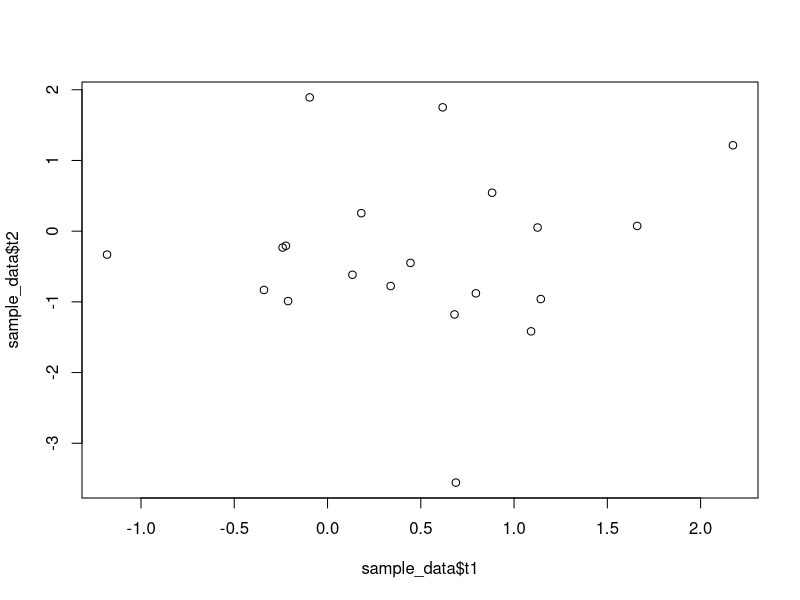

The R source for this figure:
## ---- chunk 1
#| code-fold: true
#| code-summary: "Show data generating function"

## Data generating function
## n: number of observations to simulate
## Returns a data frame with columns y, t1, t2 matching Equation (1)
generate_data <- function(n) {
  y  <- rbinom(n, size = 1, prob = 0.5)
  t1 <- rnorm(n, mean = y - 0.5, sd = 1)
  t2 <- rnorm(n, mean = 0, sd = 1)
  data.frame(y = y, t1 = t1, t2 = t2)
}

## Quick sanity check
set.seed(17)
sample_data <- generate_data(20)
#table(sample_data$y)
#head(sample_data)
plot(sample_data$t1, sample_data$t2)
## ---- chunk 2
#| code-fold: true
#| code-summary: "Show loss function"

## Equation 2 Q[y, r]
## y is the response, r is the predicted value
## Vectorized: y and r can be vectors of the same length,
## returning a vector of 0/1 losses (mean() of this gives an error rate)
qloss_function <- function(y, r) {
  ifelse(r == y, 0, 1)
}

## ---- chunk 3
#| code-fold: true
#| code-summary: "Show LDF model setup and testing"

# LDA function comes from MASS library
library(MASS)

## Fit LDF on a training set and predict on given data
ldf_fit <- function(train_data) {
  lda(y ~ t1 + t2, data = train_data)
}

## Returns numeric 0/1 predictions (not the raw factor from predict())
ldf_predict <- function(fit, newdata) {
  pred <- predict(fit, newdata = newdata)
  as.numeric(as.character(pred$class))
}

## Sanity check: apparent error rate for one training sample (n = 20)
set.seed(17)
sample_data <- generate_data(20)
ldf_model <- ldf_fit(sample_data)
preds <- ldf_predict(ldf_model, sample_data)

apparent_error <- mean(qloss_function(sample_data$y, preds))
cat(sprintf("Apparent error for LDF model with n = %d observations: %.3f\n",
            nrow(sample_data), apparent_error))

## ---- chunk 4
#| code-fold: true
#| code-summary: "Show true error rate function"

## Equation 5: true error rate for a fitted model
## fit:        a fitted model object (e.g., from ldf_fit())
## predict_fn: the matching predict function (e.g., ldf_predict())
## n_test:     size of the large independent test set used to
##             approximate Err(x, F) -- the bigger n_test, the less
##             noise in this estimate itself
true_error <- function(fit, predict_fn, n_test = 20) {
  test_data <- generate_data(n_test)
  preds <- predict_fn(fit, test_data)
  mean(qloss_function(test_data$y, preds))
}

## Sanity check: true error for the LDF model fit earlier (n = 20 training sample)
true_err <- true_error(ldf_model, ldf_predict)
cat(sprintf("True error for LDF model (n_test = %d): %.3f\n", 20, true_err))
